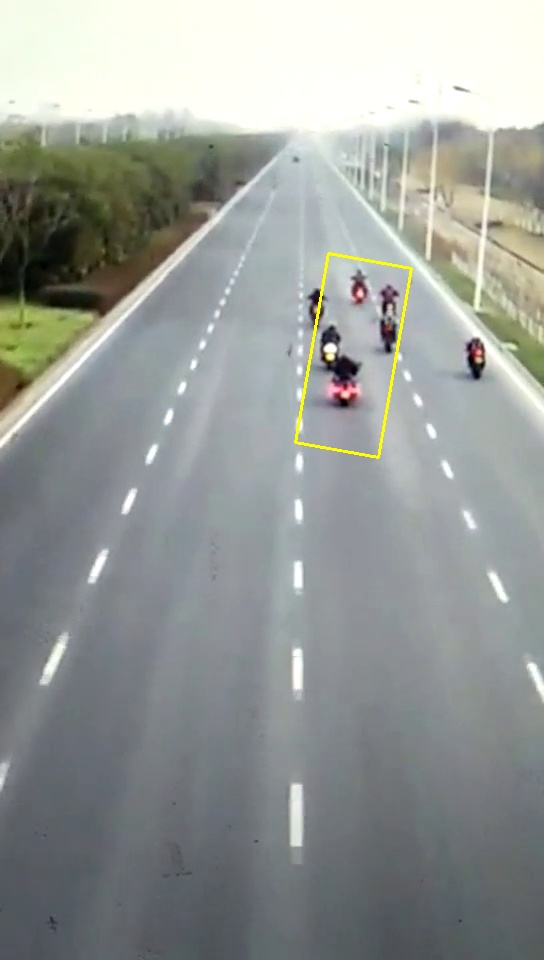
#> input picture opencv-tutorial/Video Analysis/tmp/q.jpg, 544 x 960 px, given in place of the camera
$ python OpticalFlow_0.py
#> lines starting #> are read from the running program, lines starting #| are printed output that depends on the picture
# _*_ coding: utf-8 _*_
# @Time     : 2019/9/16 17:30
# @Author   : Ole211
# @Site     :
# @File     : OpticalFlow_0.py
# @Software : PyCharm

import numpy as np
import cv2

cap = cv2.VideoCapture(0)

# 查找shi-tomasi角点需要的参数
feature_params = dict(
    maxCorners=100,  # 最大角点数
    qualityLevel=0.3,  # 角点的质量阈值
    minDistance=7,  # 相邻角点间最小距离
    blockSize=7  # 邻域大小
)
# 调用Lucas kanade函数需要的参数
lk_params = dict(
    winSize=(15, 15),  # 邻域大小
    maxLevel=2,  # 图像金字塔层数
    criteria=(cv2.TERM_CRITERIA_EPS | cv2.TERM_CRITERIA_COUNT, 10, 0.03)  # 迭代终止条件
)
# 设置随机颜色
color = np.random.randint(0, 255, (100, 3))

ret, old_frame = cap.read()
#> old_frame is the input picture: shape (960, 544, 3); mean B, G, R 151.3, 154.4, 150.3
old_gray = cv2.cvtColor(old_frame, cv2.COLOR_BGR2GRAY)
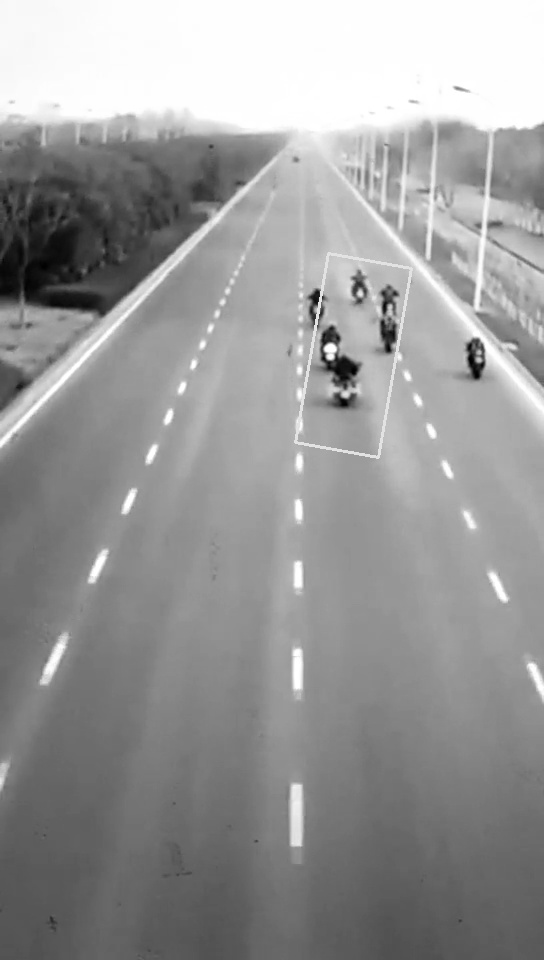
#> old_gray: shape (960, 544); min 1, max 255, mean 152.9
# 找到角点
p0 = cv2.goodFeaturesToTrack(old_gray, mask=None, **feature_params)
#> p0 = 25 rows, first 8: [331, 357], [478, 360], [317, 290], [326, 349], [321, 298], [359, 294], [389, 351], [390, 303]
# 创建一个掩膜
mask = np.zeros_like(old_frame)

while (1):
    ret, frame = cap.read()
    frame_gray = cv2.cvtColor(frame, cv2.COLOR_BGR2GRAY)
    # 执行calcOpticalFlowPyrLK函数， 返回新的角点，角点状态
    p1, st, err = cv2.calcOpticalFlowPyrLK(old_gray, frame_gray, p0, None, **lk_params)
#> p1 has the same summary as p0; st = 25 values from 1 to 1; err = 25 values from 0 to 0
    # 选择找到的角点
    good_new = p1[st == 1]
#> good_new = 25 pairs, first value 310 to 479, second value 191 to 396
    good_old = p0[st == 1]
#> good_old has the same summary as good_new
    # 画框
    for i, (new, old) in enumerate(zip(good_new, good_old)):
        a, b = new.ravel()
        c, d = old.ravel()
        mask = cv2.line(mask, (a, b), (c, d), color[i].tolist(), 2)
        frame = cv2.circle(frame, (a, b), 5, (0, 0, 255), -1)
#> this loop made 25 passes
#> (a, b, c, d) on passes 1 to 12: (331, 357, 331, 357), (478, 360, 478, 360), (317, 290, 317, 290), (326, 349, 326, 349), (321, 298, 321, 298), (359, 294, 359, 294), (389, 351, 389, 351), (390, 303, 390, 303), (344, 388, 344, 388), (337, 343, 337, 343), (396, 294, 396, 294), (338, 393, 338, 393)
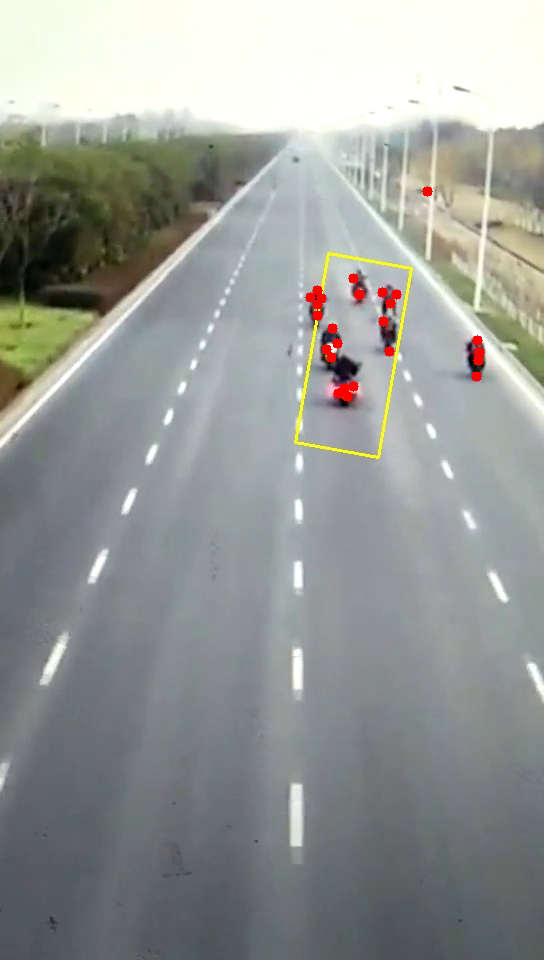
#> frame: shape (960, 544, 3); mean B, G, R 150.9, 154, 150.8
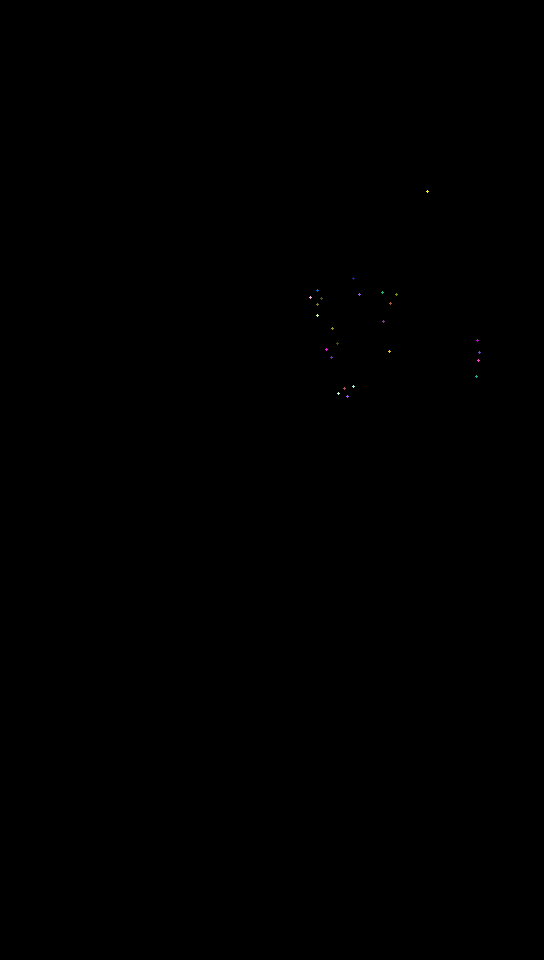
#> mask: shape (960, 544, 3); mean of channels 0, 1, 2 0, 0, 0; drawn as B, G, R
    img = cv2.add(frame, mask)
    rows, cols = img.shape[:2]
#> rows = 960; cols = 544
    # 90度旋转
    M = cv2.getRotationMatrix2D((cols // 2, rows // 2), -90, 1)
    img = cv2.warpAffine(img, M, (cols, rows))
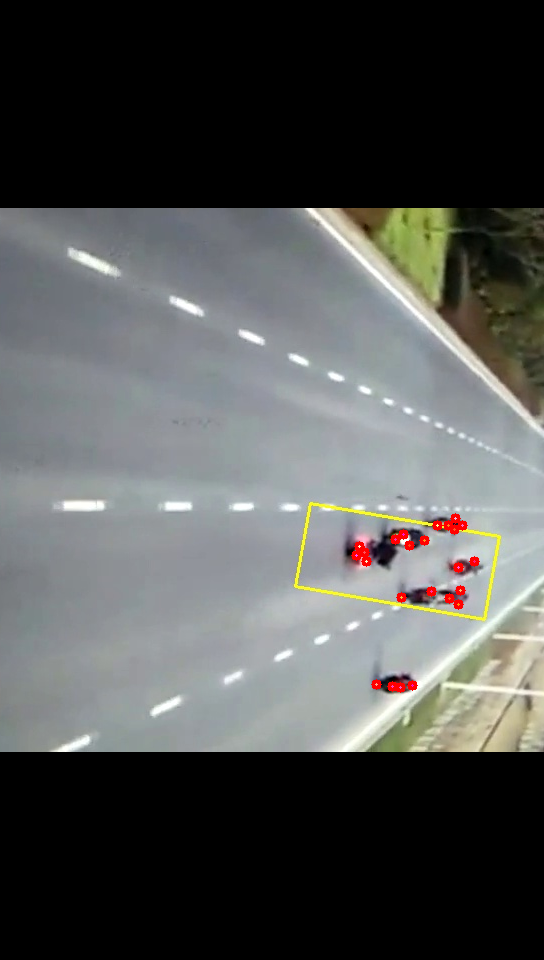
#> img: shape (960, 544, 3); mean B, G, R 83.7, 85, 83.4

    # img = cv2.flip(img, -1) # 翻转

    cv2.imshow('frame', img)
    k = cv2.waitKey(20) & 0xff
#> (key Esc is pressed here)
    if k == 27:
        break

    old_gray = frame_gray.copy()
    p0 = good_new.reshape(-1, 1, 2)
cap.release()
cv2.destroyAllWindows()

$ run again, on opencv-tutorial/Video Analysis/tmp/每.jpg
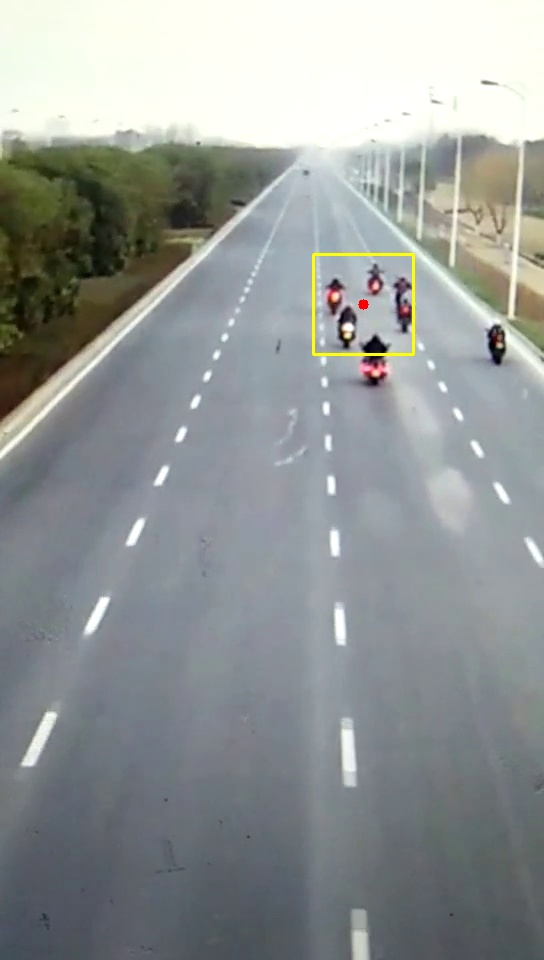
#> input picture opencv-tutorial/Video Analysis/tmp/每.jpg, 544 x 960 px, given in place of the camera
#> old_frame is the input picture: shape (960, 544, 3); mean B, G, R 150.7, 151.3, 146.8
#> p0 = 32 rows, first 8: [346, 336], [499, 345], [385, 349], [375, 337], [344, 327], [376, 287], [334, 299], [383, 374]
#> p1 has the same summary as p0; st = 32 values from 1 to 1; err = 32 values from 0 to 0
#> good_new = 32 pairs, first value 330 to 499, second value 211 to 374
#> good_old has the same summary as good_new
#> the loop `for i, (new, old) in enumerate(zip(good_new, good_old)):` made 32 passes
#> (a, b, c, d) on passes 1 to 8: (346, 336, 346, 336), (499, 345, 499, 345), (385, 349, 385, 349), (375, 337, 375, 337), (344, 327, 344, 327), (376, 287, 376, 287), (334, 299, 334, 299), (383, 374, 383, 374)
#> after the loop `for i, (new, old) in enumerate(zip(good_new, good_old)):`:
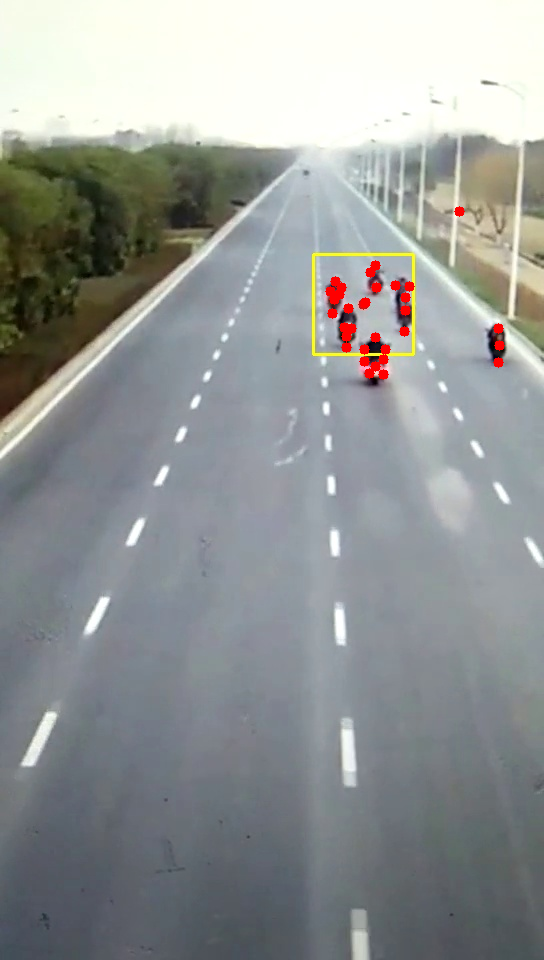
#> frame: shape (960, 544, 3); mean B, G, R 150.2, 150.8, 147.4
#> `img = cv2.warpAffine(img, M, (cols, rows))`:
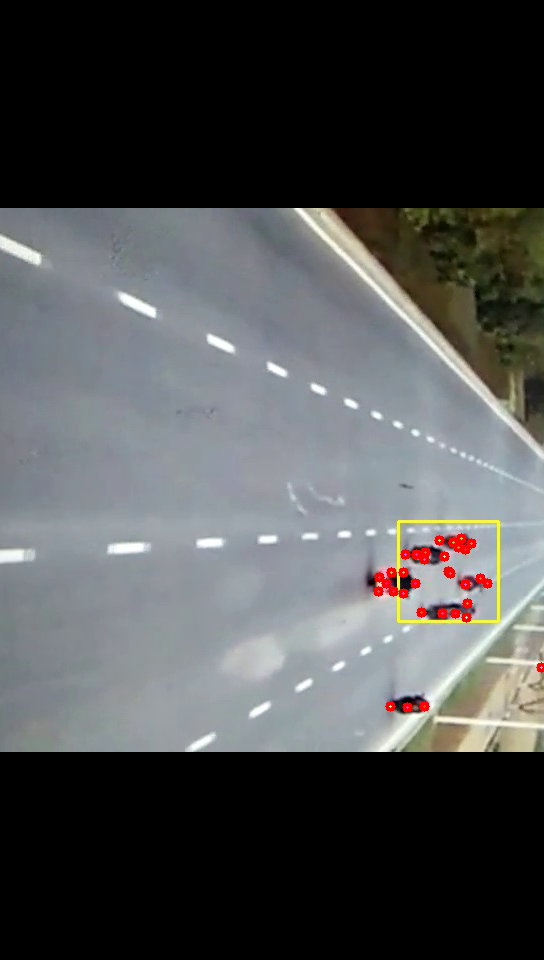
#> img: shape (960, 544, 3); mean B, G, R 82, 81.3, 79.8
